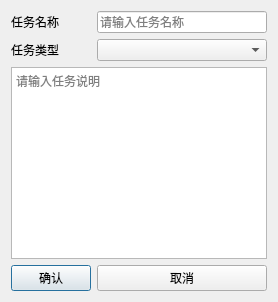
<?xml version="1.0" encoding="UTF-8"?>
<ui version="4.0">
 <class>SetNameDialog</class>
 <widget class="QDialog" name="SetNameDialog">
  <property name="windowTitle"><string>新建任务</string></property>
  <layout class="QGridLayout" name="gridLayout">
   <item row="0" column="0"><widget class="QLabel" name="LB_TaskName"><property name="text"><string>任务名称</string></property></widget></item>
   <item row="0" column="1"><widget class="QLineEdit" name="LE_TaskName"><property name="placeholderText"><string>请输入任务名称</string></property></widget></item>
   <item row="1" column="0"><widget class="QLabel" name="LB_TaskType"><property name="text"><string>任务类型</string></property></widget></item>
   <item row="1" column="1"><widget class="QComboBox" name="CB_TaskType"/></item>
   <item row="2" column="0" colspan="2"><widget class="QPlainTextEdit" name="PTE_Description"><property name="placeholderText"><string>请输入任务说明</string></property></widget></item>
   <item row="3" column="0"><widget class="QPushButton" name="PB_Confirm"><property name="text"><string>确认</string></property></widget></item>
   <item row="3" column="1"><widget class="QPushButton" name="PB_Cancel"><property name="text"><string>取消</string></property></widget></item>
  </layout>
 </widget>
 <resources/>
 <connections/>
</ui>
